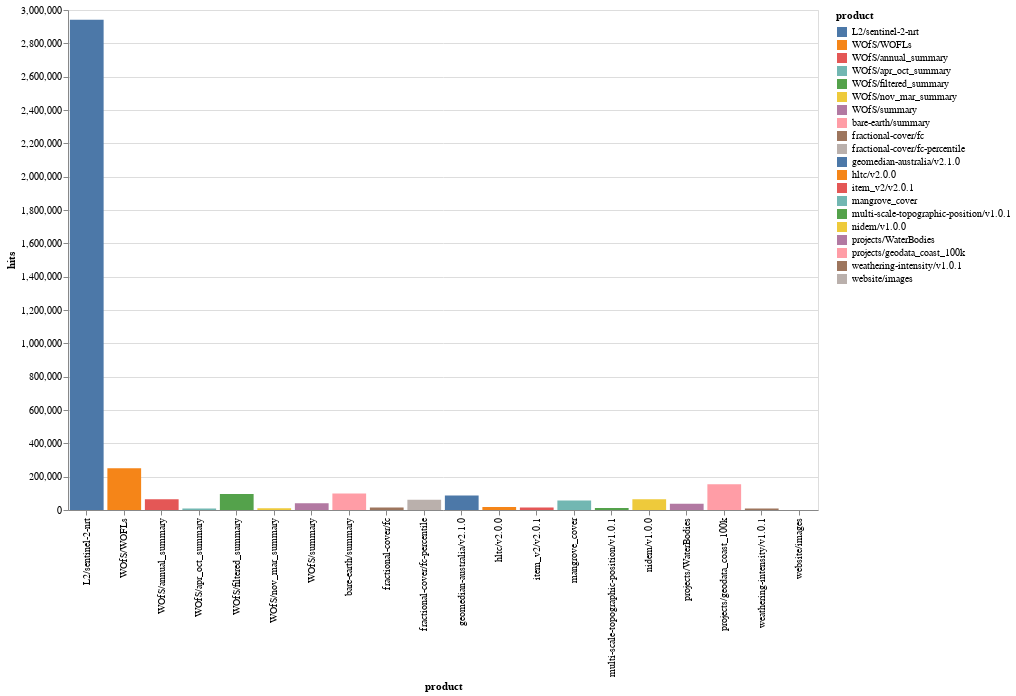

This figure's notebook cell:
### Code cell
alt.Chart(data).mark_bar().encode(x='product', y='hits', color = 'product:N').properties(
    width=750,
    height=500)

### Figure 1 — Vega-Lite specification as saved in the notebook (floating-point values rounded to 4 significant figures)
{"$schema": "https://vega.github.io/schema/vega-lite/v3.2.1.json", "config": {"mark": {"tooltip": null}, "view": {"height": 300, "width": 400}}, "data": {"name": "data-2f77c841176e9322196bff7e0f9b950c"}, "datasets": {"data-2f77c841176e9322196bff7e0f9b950c": [{"bytes": 2.329, "cost": 0.2357, "hits": 37457, "product": "projects/WaterBodies"}, {"bytes": 3003.0, "cost": 26.73, "hits": 2941589, "product": "L2/sentinel-2-nrt"}, {"bytes": 4.662, "cost": 0.0576, "hits": 65016, "product": "nidem/v1.0.0"}, {"bytes": 1.962, "cost": 0.1015, "hits": 155227, "product": "projects/geodata_coast_100k"}, {"bytes": 2.018, "cost": 0.1208, "hits": 56623, "product": "mangrove_cover"}, {"bytes": 122.2, "cost": 0.1489, "hits": 98843, "product": "bare-earth/summary"}, {"bytes": 19.21, "cost": 0.0636, "hits": 96749, "product": "WOfS/filtered_summary"}, {"bytes": 2.687, "cost": 0.0438, "hits": 64819, "product": "WOfS/annual_summary"}, {"bytes": 8.509, "cost": 0.0266, "hits": 40335, "product": "WOfS/summary"}, {"bytes": 101.8, "cost": 0.0986, "hits": 60907, "product": "fractional-cover/fc-percentile"}, {"bytes": 2.139, "cost": 0.0131, "hits": 14837, "product": "item_v2/v2.0.1"}, {"bytes": 25.13, "cost": 0.0474, "hits": 17485, "product": "hltc/v2.0.0"}, {"bytes": 64.93, "cost": 0.1183, "hits": 87271, "product": "geomedian-australia/v2.1.0"}, {"bytes": 0.2395, "cost": 0.0051, "hits": 8447, "product": "WOfS/apr_oct_summary"}, {"bytes": 1.712, "cost": 0.0047, "hits": 9008, "product": "weathering-intensity/v1.0.1"}, {"bytes": 2.839, "cost": 0.0195, "hits": 12631, "product": "multi-scale-topographic-position/v1.0.1"}, {"bytes": 6.056, "cost": 0.1767, "hits": 249849, "product": "WOfS/WOFLs"}, {"bytes": 0.3181, "cost": 0.0075, "hits": 10938, "product": "WOfS/nov_mar_summary"}, {"bytes": 0.08413, "cost": 0.0002, "hits": 179, "product": "website/images"}, {"bytes": 7.609, "cost": 0.0024, "hits": 14850, "product": "fractional-cover/fc"}]}, "encoding": {"color": {"field": "product", "type": "nominal"}, "x": {"field": "product", "type": "nominal"}, "y": {"field": "hits", "type": "quantitative"}}, "height": 500, "mark": "bar", "width": 750}
